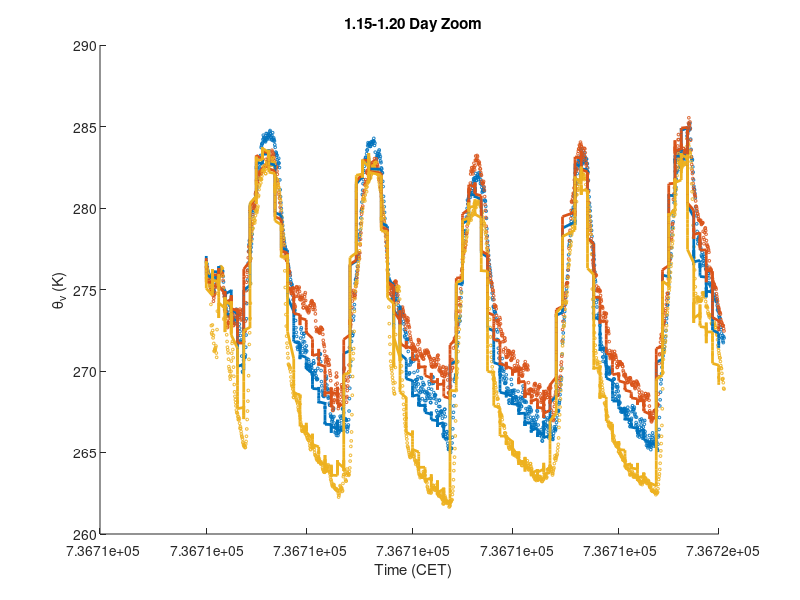

MATLAB code for this plot: (Note: this script raises an error after producing the figure.)
%% Virtual_Potential_Temperature_Plots.m
% Nipun Gunawardena
% Plot the data from Virtual_Potential_Temperature_Range1.m and
% Virtual_Potential_Temperature_Range2.m

clear all, close all, clc


%% Load first dataset
load('1.15-1.20.mat');

% RMSE Function
rmse = @(y, ypred) sqrt(nanmean((y-ypred).^2));


%% Plot first dataset
fig = figure();
set(fig, 'Units', 'normalized', 'Position', [0,0,1,1]);
% subplot(3,2,1);
hold all
plot(datesTest, targetsTest(1,:), 'o', 'MarkerSize', 2);    % LEMS A
plot(datesTest, targetsTest(2,:), 'o', 'MarkerSize', 2);    % LEMS B
plot(datesTest, targetsTest(3,:), 'o', 'MarkerSize', 2);    % LEMS D
set(gca,'ColorOrderIndex',1)
plot(datesTest, outputsTest(1,:), '-', 'LineWidth', 2);    % LEMS A
plot(datesTest, outputsTest(2,:), '-', 'LineWidth', 2);    % LEMS B
plot(datesTest, outputsTest(3,:), '-', 'LineWidth', 2);    % LEMS D
xlabel('Time (CET)');
ylabel('\theta_v (K)');
title('1.15-1.20 Day Zoom');
dynamicDateTicks()
legend('LEMS A Data','LEMS B Data','LEMS D Data', 'LEMS A MLR','LEMS B MLR','LEMS D MLR');
print('MLR_vpTmp_1-15_Zoom.eps', '-depsc');

fig = figure();
set(fig, 'Units', 'normalized', 'Position', [0,0,1,1]);
% subplot(3,2,3);
names = {'LEMS A', 'LEMS B', 'LEMS D', 'LEMS E', 'LEMS F', 'LEMS G', 'LEMS H', 'LEMS L'};
for i = 1:8
    h = subplot(2,4,i);
    hold on
    plot(targetsTest(i,:), outputsTest(i,:), 'o', 'MarkerSize', 2);
    p = polyfit(targetsTest(i,:), outputsTest(i,:), 1);
    pLine = polyval(p, [min(outputsTest(i,:)) max(outputsTest(i,:))]);
%     plot([min(outputsTest(i,:)) max(outputsTest(i,:))], [pLine(1) pLine(2)], 'r-', 'LineWidth', 2);
    nrmse = rmse(targetsTest(i,:), outputsTest(i,:)) / range(targetsTest(i,:));
    pr = refline(1, 0);
    axis square
    r2 = coefDeter(targetsTest(i,:), outputsTest(i,:));
    xlim = h.XLim;
    ylim = h.YLim;
    text(xlim(1)+(0.05*range(xlim)), ylim(2)-(0.05*range(ylim)), sprintf('NRMSE = %f', nrmse));
    xlabel('Data');
    ylabel('MLR Output');
    title(names{i});
end
print('MLR_vpTmp_1-15_rSq.eps', '-depsc');

fig = figure();
set(fig, 'Units', 'normalized', 'Position', [0,0,1,1]);
% subplot(3,2,5);
hold on
plot(datesTest, mmOut, 'b:', 'LineWidth', 2);
plot(datesTest, mmTarg, 'r-');
plot(datesTest, stdOut, 'm:', 'LineWidth', 2);
plot(datesTest, stdTarg, 'k-');
xlabel('Date')
ylabel('\theta_v Statistics (K)');
title(sprintf('Test Data || Range RMSE = %f || StdDev RMSE = %f', rmse(mmTarg, mmOut), rmse(stdTarg, stdOut)));
dynamicDateTicks()
legend('Range Output','Range Target','StdDev Output','StdDev Target');
print('MLR_vpTmp_1-15_Stats.eps', '-depsc');



%% Load second dataset
clear all
load('1.27-2.01.mat');

% RMSE Function
rmse = @(y, ypred) sqrt(nanmean((y-ypred).^2));


%% Plot second dataset
fig = figure();
set(fig, 'Units', 'normalized', 'Position', [0,0,1,1]);
% subplot(3,2,2);
hold all
plot(datesTest, targetsTest(1,:), 'o', 'MarkerSize', 2);    % LEMS A
plot(datesTest, targetsTest(2,:), 'o', 'MarkerSize', 2);    % LEMS B
plot(datesTest, targetsTest(3,:), 'o', 'MarkerSize', 2);    % LEMS D
set(gca,'ColorOrderIndex',1)
plot(datesTest, outputsTest(1,:), '-', 'LineWidth', 2);    % LEMS A
plot(datesTest, outputsTest(2,:), '-', 'LineWidth', 2);    % LEMS B
plot(datesTest, outputsTest(3,:), '-', 'LineWidth', 2);    % LEMS D
xlabel('Time (CET)');
ylabel('\theta_v (K)');
title('1.27-2.01 Day Zoom');
dynamicDateTicks()
legend('LEMS A Data','LEMS B Data','LEMS D Data', 'LEMS A MLR','LEMS B MLR','LEMS D MLR');
print('MLR_vpTmp_1-27_Zoom.eps', '-depsc');

fig = figure();
set(fig, 'Units', 'normalized', 'Position', [0,0,1,1]);
% subplot(3,2,4);
names = {'LEMS A', 'LEMS B', 'LEMS D', 'LEMS E', 'LEMS F', 'LEMS G', 'LEMS H', 'LEMS L'};
for i = 1:8
    h = subplot(2,4,i);
    hold on
    plot(targetsTest(i,:), outputsTest(i,:), 'o', 'MarkerSize', 2);
    p = polyfit(targetsTest(i,:), outputsTest(i,:), 1);
    pLine = polyval(p, [min(outputsTest(i,:)) max(outputsTest(i,:))]);
%     plot([min(outputsTest(i,:)) max(outputsTest(i,:))], [pLine(1) pLine(2)], 'r-', 'LineWidth', 2);
    nrmse = rmse(targetsTest(i,:), outputsTest(i,:)) / range(targetsTest(i,:));
    pr = refline(1, 0);
    axis square
    r2 = coefDeter(targetsTest(i,:), outputsTest(i,:));
    xlim = h.XLim;
    ylim = h.YLim;
    text(xlim(1)+(0.05*range(xlim)), ylim(2)-(0.05*range(ylim)), sprintf('NRMSE = %f', nrmse));
    xlabel('Data');
    ylabel('MLR Output');
    title(names{i});
end
print('MLR_vpTmp_1-27_rSq.eps', '-depsc');

fig = figure();
set(fig, 'Units', 'normalized', 'Position', [0,0,1,1]);
% subplot(3,2,6);
hold on
plot(datesTest, mmOut, 'b:', 'LineWidth', 2);
plot(datesTest, mmTarg, 'r-');
plot(datesTest, stdOut, 'm:', 'LineWidth', 2);
plot(datesTest, stdTarg, 'k-');
xlabel('Date')
ylabel('\theta_v Statistics (K)');
title(sprintf('Test Data || Range RMSE = %f || StdDev RMSE = %f', rmse(mmTarg, mmOut), rmse(stdTarg, stdOut)));
dynamicDateTicks()
legend('Range Output','Range Target','StdDev Output','StdDev Target');
print('MLR_vpTmp_1-27_Stats.eps', '-depsc');